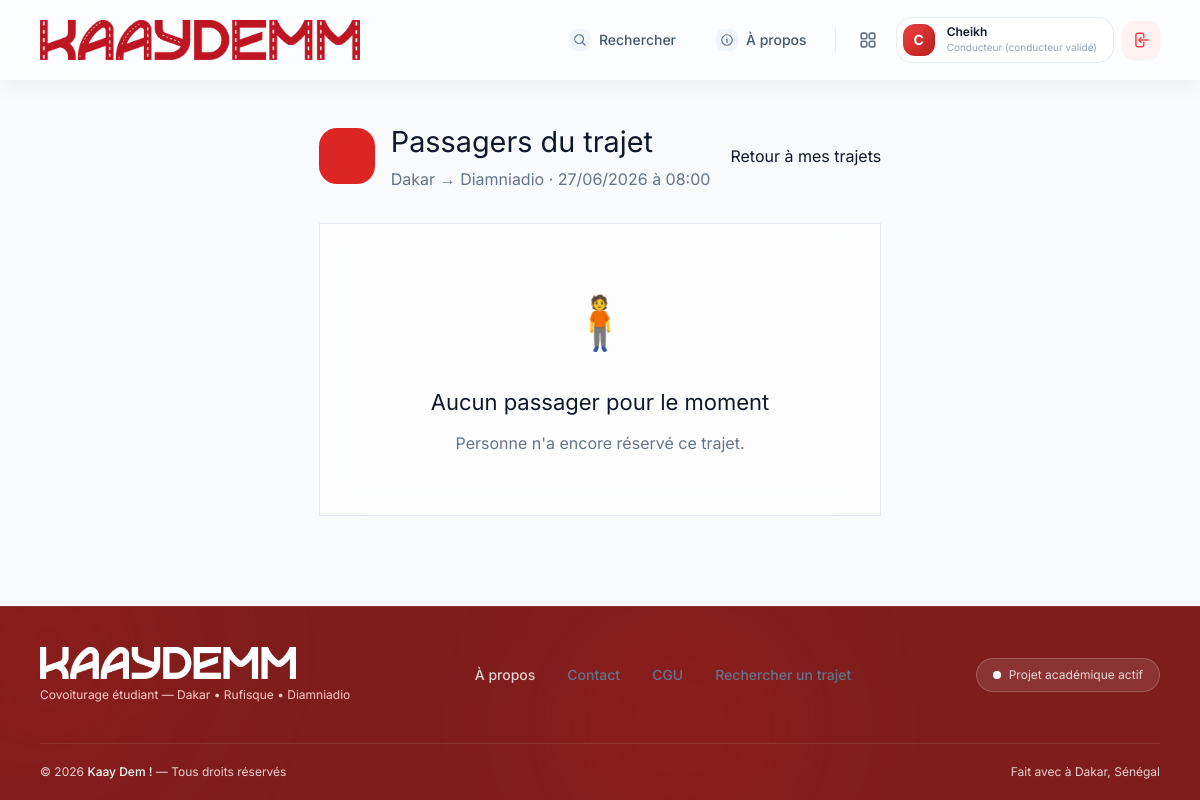
Screenshot of /public/conducteur/trajet/1/passagers (signed in) with the database file from the repository.
### tables this page shows
CREATE TABLE trajets (
    id INT AUTO_INCREMENT PRIMARY KEY,
    conducteur_id INT NOT NULL,
    vehicule_id INT NOT NULL,
    ville_depart VARCHAR(100) NOT NULL,
    point_depart VARCHAR(150) NULL,
    ville_arrivee VARCHAR(100) NOT NULL,
    point_arrivee VARCHAR(150) NULL,
    date_trajet DATE NOT NULL,
    heure_depart TIME NOT NULL,
    prix_par_place DECIMAL(10, 2) NOT NULL,
    places_disponibles INT NOT NULL,
    places_totales INT NOT NULL,
    description TEXT NULL,
    climatisation BOOLEAN DEFAULT FALSE,
    musique BOOLEAN DEFAULT TRUE,
    fumeur BOOLEAN DEFAULT FALSE,
    statut ENUM('planifie', 'en_cours', 'termine', 'annule') DEFAULT 'planifie',
    date_creation DATETIME DEFAULT CURRENT_TIMESTAMP,
    FOREIGN KEY (conducteur_id) REFERENCES utilisateurs(id) ON DELETE CASCADE,
    FOREIGN KEY (vehicule_id) REFERENCES vehicules(id) ON DELETE RESTRICT
);

### app/controllers/ConducteurController.php (called while the page is built, shortened)
<?php
class ConducteurController extends Controller {
    private $trajetModel;
    private $reservationModel;
    public function __construct() {
        $this->trajetModel = $this->model('Trajet');
        $this->reservationModel = $this->model('Reservation');
    }
    public function mesPassagers($trajet_id) {
        $conducteurId = (int)$_SESSION['user_id'];
        $trajetId = (int)$trajet_id;
        $trajet = $this->trajetModel->getById($trajetId);
        $passagers = $this->reservationModel->getPassagersByTrajet($trajetId, $conducteurId);
        $data = [
            'titre' => 'Passagers du trajet',
            'trajet' => $trajet,
            'passagers' => $passagers
        ];
        $this->render('conducteur/mes_passagers', $data);
    }
}

### public/index.php (called while the page is built, shortened)
<?php
require_once '../app/core/Database.php';
require_once '../app/core/Controller.php';
require_once '../app/core/Router.php';
$router = new Router();
$router->get('/', 'HomeController', 'index');
$router->get('/a-propos', 'HomeController', 'about');
$router->get('/contact', 'HomeController', 'contact');
$router->get('/auth/connexion', 'AuthController', 'loginForm');
$router->post('/auth/connexion', 'AuthController', 'login');
$router->get('/auth/inscription', 'AuthController', 'registerForm');
$router->post('/auth/inscription', 'AuthController', 'register');
$router->get('/auth/deconnexion', 'AuthController', 'logout');
$router->get('/trajets/recherche', 'TrajetController', 'searchForm');
$router->get('/trajets/resultats', 'TrajetController', 'searchResults');
$router->get('/trajets/detail/{id}', 'TrajetController', 'detail');
$router->get('/passager/dashboard', 'PassagerController', 'dashboard');
$router->get('/passager/reservations', 'PassagerController', 'reservations');
$router->get('/passager/reservation/{id}', 'PassagerController', 'reservation');
$router->get('/passager/reserver/{trajet_id}', 'PassagerController', 'reserverTrajet');
$router->post('/passager/reserver/{trajet_id}', 'PassagerController', 'reserverTrajet');
$router->get('/conducteur/dashboard', 'ConducteurController', 'dashboard');
$router->get('/conducteur/trajets', 'ConducteurController', 'mesTrajets');
$router->get('/conducteur/trajets/nouveau', 'ConducteurController', 'nouveauTrajetForm');
$router->post('/conducteur/trajets/nouveau', 'ConducteurController', 'creerTrajet');
$router->get('/conducteur/vehicule/nouveau', 'ConducteurController', 'nouveauVehiculeForm');
$router->post('/conducteur/vehicule/nouveau', 'ConducteurController', 'creerVehicule');
$router->post('/conducteur/trajet/{trajet_id}/annuler', 'ConducteurController', 'annulerTrajet');
$router->get('/conducteur/trajet/{trajet_id}/passagers', 'ConducteurController', 'mesPassagers');
$router->get('/conducteur/reservations', 'ConducteurController', 'reservations');
$router->post('/conducteur/reservation/{reservation_id}/accept', 'ConducteurController', 'acceptReservation');
$router->post('/conducteur/reservation/{reservation_id}/reject', 'ConducteurController', 'rejectReservation');
$router->get('/profil', 'ProfilController', 'index');
$router->get('/admin/dashboard', 'AdminController', 'dashboard');
$router->get('/admin/trajets', 'AdminController', 'trajets');
$router->post('/admin/validerConducteur/{id}', 'AdminController', 'validerConducteur');
$router->post('/admin/refuserConducteur/{id}', 'AdminController', 'refuserConducteur');
$router->get('/passager/devenirConducteur', 'PassagerController', 'devenirConducteurForm');
$router->post('/passager/devenirConducteur', 'PassagerController', 'devenirConducteur');
$uri = $_SERVER['REQUEST_URI'];
$method = $_SERVER['REQUEST_METHOD'];
$router->dispatch($uri, $method);

### app/core/Database.php (called while the page is built, shortened)
<?php
class Database {
    private $host = DB_HOST;
    private $user = DB_USER;
    private $pass = DB_PASS;
    private $dbname = DB_NAME;
    private $dbh;
    private $stmt;
    public function __construct() {
        $dsn = 'mysql:host=' . $this->host . ';dbname=' . $this->dbname . ';charset=utf8mb4';
        $options = array(
            PDO::ATTR_PERSISTENT => true,
            PDO::ATTR_ERRMODE => PDO::ERRMODE_EXCEPTION,
            PDO::ATTR_DEFAULT_FETCH_MODE => PDO::FETCH_OBJ
        );
        try {
            $this->dbh = new PDO($dsn, $this->user, $this->pass, $options);
        } catch(PDOException $e) {
            $this->error = $e->getMessage();
            echo "Erreur de connexion : " . $this->error;
            exit;
        }
    }
    public function query($sql) {
        $this->stmt = $this->dbh->prepare($sql);
    }
    public function bind($param, $value, $type = null) {
        if(is_null($type)) {
            switch(true) {
                case is_int($value):
                    $type = PDO::PARAM_INT;
                    break;
            }
        }
        $this->stmt->bindValue($param, $value, $type);
    }
    public function execute() {
        return $this->stmt->execute();
    }
    public function single() {
        $this->execute();
        return $this->stmt->fetch();
    }
}

### app/models/Trajet.php (called while the page is built, shortened)
<?php
class Trajet {
    private $db;
    public function __construct() {
        $this->db = new Database();
    }
    public function getById($id) {
        $this->db->query("SELECT t.*, u.nom as conducteur_nom, u.prenom as conducteur_prenom, u.telephone as conducteur_tel, u.photo_profil, v.marque, v.modele, v.couleur, v.immatriculation
                          FROM trajets t
                          JOIN utilisateurs u ON t.conducteur_id = u.id
                          JOIN vehicules v ON t.vehicule_id = v.id
                          WHERE t.id = :id");
        $this->db->bind(':id', $id);
        return $this->db->single();
    }
}

### app/views/conducteur/mes_passagers.php (the view, shortened to what this page needs)
<div style="max-width: 1000px; margin: 40px auto; padding: 0 20px;">
    <div class="page-header" style="display:flex; justify-content:space-between; align-items:center; gap:20px; margin-bottom:32px; flex-wrap: wrap;">
        <div class="page-title-group" style="display:flex; align-items:center; gap:16px;">
            <div class="page-title-icon" style="width:56px; height:56px; background:#dc2626; color:white; border-radius:18px; display:flex; align-items:center; justify-content:center;">
            </div>
            <div>
                <h1 style="font-size:1.8rem; margin:0;">Passagers du trajet</h1>
                <p style="margin:4px 0 0; color:#64748b;">
                    <?= htmlspecialchars($trajet->ville_depart) ?> → <?= htmlspecialchars($trajet->ville_arrivee) ?>
                    · <?= date('d/m/Y', strtotime($trajet->date_trajet)) ?> à <?= substr($trajet->heure_depart, 0, 5) ?>
                </p>
            </div>
        </div>
        <a href="<?= BASE_URL ?>conducteur/trajets" class="btn btn-outline">
            <i data-lucide="arrow-left"></i> Retour à mes trajets
        </a>
    </div>
    <?php if (empty($passagers)): ?>
        <div class="glass-panel" style="padding: 60px 24px; text-align: center; border: 1px solid #E2E8F0;">
            <div style="font-size: 52px; margin-bottom: 24px;">🧍</div>
            <h2 style="font-size: 22px; margin-bottom: 12px;">Aucun passager pour le moment</h2>
            <p style="color: #64748b; margin: 0;">Personne n'a encore réservé ce trajet.</p>
        </div>
    <?php endif; ?>
</div>

### app/core/Router.php (shortened to what this page needs)
<?php
class Router {
    protected $routes = [];
    public function add($method, $uri, $controller, $action) {
        $uriPattern = preg_replace('/\{([a-zA-Z0-9_]+)\}/', '(?P<\1>[a-zA-Z0-9_-]+)', $uri);
        $uriPattern = '#^' . $uriPattern . '$#';
        $this->routes[] = [
            'method' => strtoupper($method),
            'uri' => $uri,
            'pattern' => $uriPattern,
            'controller' => $controller,
            'action' => $action
        ];
    }
    public function dispatch($uri, $method) {
        if (!empty($_GET['url'])) {
            $uri = '/' . trim($_GET['url'], '/');
        } else {
            $uri = parse_url($uri, PHP_URL_PATH);
        }
        $uri = '/' . trim($uri, '/');
        $uri = $uri === '/' ? '/' : $uri;
        foreach ($this->routes as $route) {
            if ($route['method'] === $method && preg_match($route['pattern'], $uri, $matches)) {
                $action = $route['action'];
                $controller = new $controllerClass();
                $params = [];
                foreach ($matches as $key => $value) {
                    if (is_string($key)) {
                        $params[$key] = $value;
                    }
                }
                call_user_func_array([$controller, $action], $params);
                return;
            }
        }
    }
}

### public/assets/css/style.css (style rules this page uses)
html, body { overflow-x: hidden; }

### app/views/layouts/base.php (style rules this page uses)
.glass-panel { background: rgba(255, 255, 255, 0.65); backdrop-filter: blur(20px); -webkit-backdrop-filter: blur(20px); border: 1px solid rgba(255, 255, 255, 0.5); }

### rows the page displays
trajets: ville_depart "Dakar", ville_arrivee "Diamniadio", date_trajet "27/06/2026", heure_depart "08:00"
